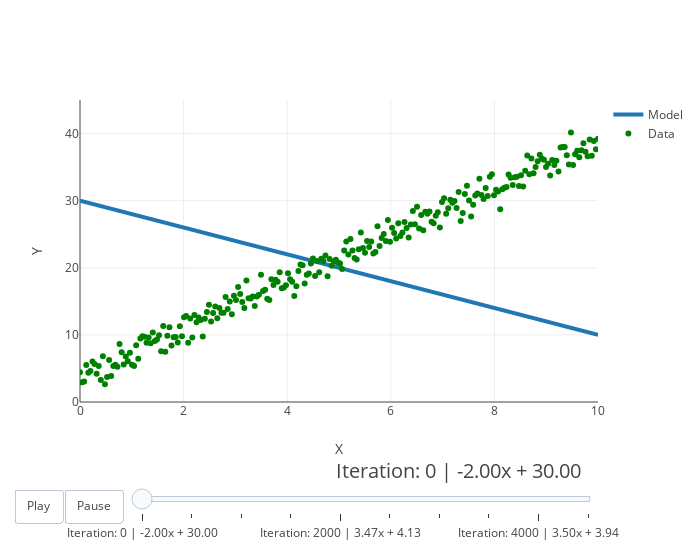

The code cell stored with this chart in its notebook:
### Code cell
plotly.offline.iplot(figure, show_link=False)

### Figure 1 — Plotly figure (JSON) as saved in the notebook; plotly's stock layout.template omitted (floating-point values rounded to 4 significant figures; data arrays with more than 128 entries replaced by an {"elided": "..."} marker saying what was removed)
{"data": [{"line": {"width": 4}, "name": "Model", "x": {"elided": "250 float values"}, "y": {"elided": "250 float values"}}, {"marker": {"color": "green"}, "mode": "markers", "name": "Data", "x": {"elided": "250 float values"}, "y": {"elided": "250 float values"}}], "layout": {"hovermode": "closest", "sliders": [{"active": -1, "currentvalue": {"font": {"size": 20}, "prefix": "", "visible": true, "xanchor": "right"}, "len": 0.9, "pad": {"b": 10, "t": 50}, "steps": [{"args": [[0], {"frame": {"redraw": false}, "mode": "immediate", "transition": {"duration": 800}}], "label": "Iteration: 0 | -2.00x + 30.00", "method": "animate"}, {"args": [[500], {"frame": {"redraw": false}, "mode": "immediate", "transition": {"duration": 800}}], "label": "Iteration: 500 | 2.35x + 11.61", "method": "animate"}, {"args": [[1000], {"frame": {"redraw": false}, "mode": "immediate", "transition": {"duration": 800}}], "label": "Iteration: 1000 | 3.17x + 6.18", "method": "animate"}, {"args": [[1500], {"frame": {"redraw": false}, "mode": "immediate", "transition": {"duration": 800}}], "label": "Iteration: 1500 | 3.40x + 4.59", "method": "animate"}, {"args": [[2000], {"frame": {"redraw": false}, "mode": "immediate", "transition": {"duration": 800}}], "label": "Iteration: 2000 | 3.47x + 4.13", "method": "animate"}, {"args": [[2500], {"frame": {"redraw": false}, "mode": "immediate", "transition": {"duration": 800}}], "label": "Iteration: 2500 | 3.49x + 3.99", "method": "animate"}, {"args": [[3000], {"frame": {"redraw": false}, "mode": "immediate", "transition": {"duration": 800}}], "label": "Iteration: 3000 | 3.50x + 3.95", "method": "animate"}, {"args": [[3500], {"frame": {"redraw": false}, "mode": "immediate", "transition": {"duration": 800}}], "label": "Iteration: 3500 | 3.50x + 3.94", "method": "animate"}, {"args": [[4000], {"frame": {"redraw": false}, "mode": "immediate", "transition": {"duration": 800}}], "label": "Iteration: 4000 | 3.50x + 3.94", "method": "animate"}, {"args": [[4500], {"frame": {"redraw": false}, "mode": "immediate", "transition": {"duration": 800}}], "label": "Iteration: 4500 | 3.50x + 3.94", "method": "animate"}], "transition": {"duration": 800}, "x": 0.1, "xanchor": "left", "y": 0, "yanchor": "top"}], "updatemenus": [{"buttons": [{"args": [null, {"frame": {"duration": 800, "redraw": false}, "fromcurrent": true, "transition": {"duration": 800}}], "label": "Play", "method": "animate"}, {"args": [[null], {"frame": {"duration": 0, "redraw": false}, "mode": "immediate", "transition": {"duration": 0}}], "label": "Pause", "method": "animate"}], "direction": "left", "pad": {"r": 10, "t": 87}, "showactive": false, "type": "buttons", "x": 0.1, "xanchor": "right", "y": 0, "yanchor": "top"}], "width": "700", "xaxis": {"range": [0, 10], "title": "X"}, "yaxis": {"range": [0, 45], "title": "Y"}}}
